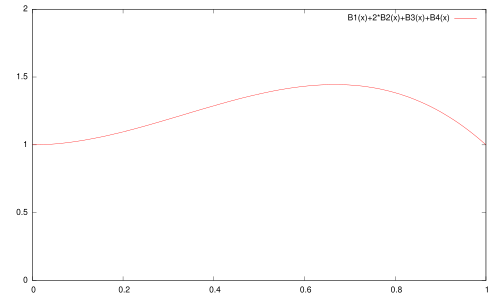

Here is the gnuplot script that generated this plot:
set terminal pdf
set xrange [0:1]
set yrange [0:2]
B1(x) = x**3
B2(x) = 3*x**2*(1-x)
B3(x) = 3*x*(1-x)**2
B4(x) = (1-x)**3
plot B1(x)+2*B2(x)+B3(x)+B4(x)
